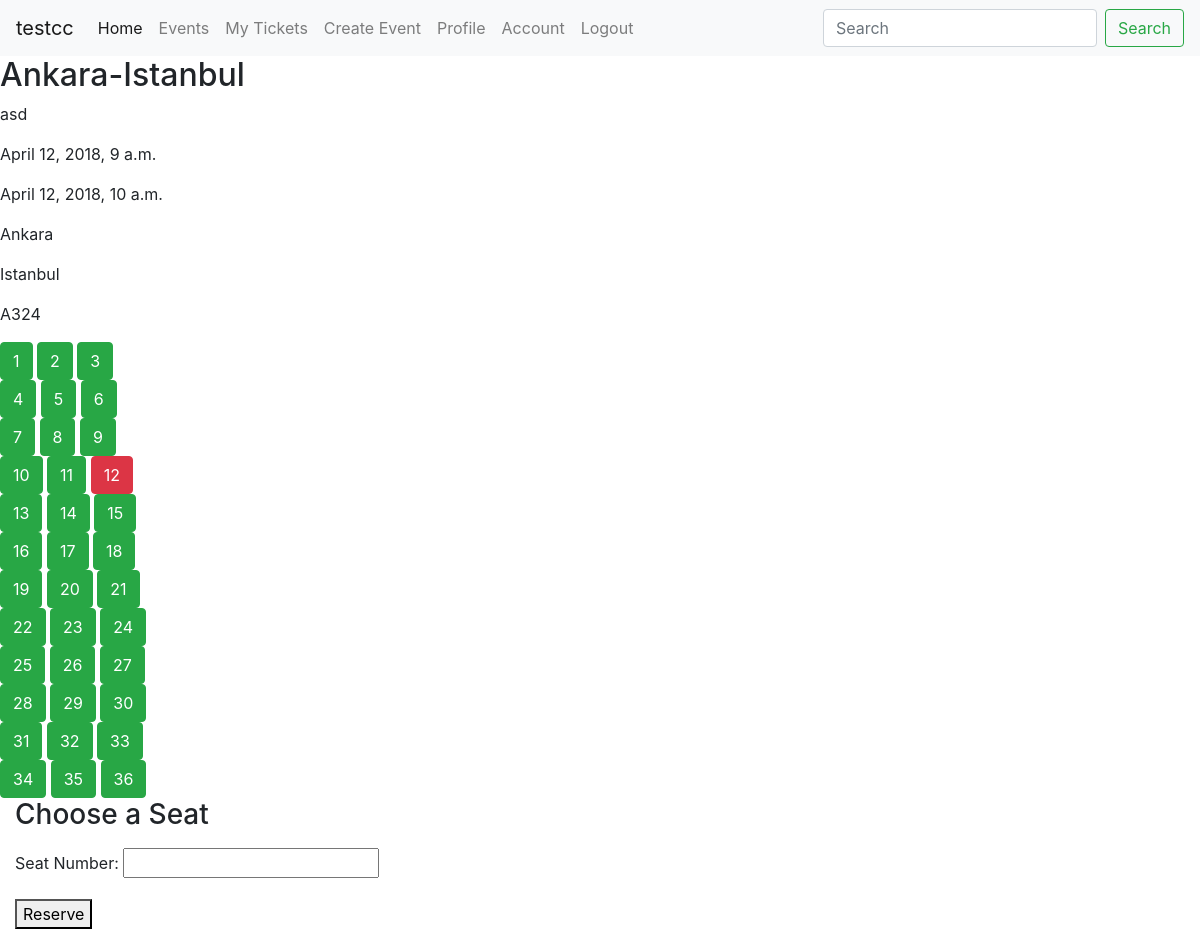
The app's page /plane/event/10/reserve/ (signed in) with its own data.
### plane/models.py (models this page shows)
class PlaneEvent(Event):
	location_to = models.CharField(max_length=500, default='')
	flight_number = models.CharField(max_length=50, default='')

class Seat(CoreSeat):
	seating_plan = models.ForeignKey(SeatingPlan, on_delete=models.CASCADE)

### plane/views.py (the view, shortened to what this page needs)
# urls.py: re_path('event/(?P<pk>\d+)/reserve/$', PlaneEventReserveView.as_view(), name='plane_event_reserve'),
@method_decorator(login_required, name='dispatch')
class PlaneEventReserveView(DetailView, FormView):
	model = PlaneEvent
	template_name = "plane/plane_event_reserve.html"
	context_object_name = 'event'
	form_class = ChooseSeatForm
	success_url = "/plane/ticket/all"

### plane/forms.py
class ChooseSeatForm(CoreChooseSeatForm):
	pass

### plane/templates/plane/plane_event_reserve.html
{% extends "core/header.html" %}
{% block content %}
	{% include "plane/snippets/plane_event_view_snippet.html" %}
	{% include "core/snippets/formsnippet.html" with form_title="Choose a Seat" submit_button_name="Reserve" %}
{% endblock %}

### core/templates/core/navbar.html (shortened to what this page needs)
{% block content %}
<nav class="navbar navbar-expand-lg navbar-light bg-light">
    <a class="navbar-brand" href="{% if request.user.is_authenticated %}/plane/profile/{% else %}#{% endif %}">{% if request.user.is_authenticated %} {{ request.user.username }}{% else %} Guest {% endif %}</a>
    <div class="collapse navbar-collapse" id="navbarSupportedContent">
        <ul class="navbar-nav mr-auto">
            <li class="nav-item active">
                <a class="nav-link" href="/{{app_name}}/home/">Home <span class="sr-only">(current)</span></a>
            </li>
            <li class="nav-item">
                <a class="nav-link" href="/{{app_name}}/event/all">Events</a>
            </li>
            {% if request.user.is_authenticated %}
            <li class="nav-item">
                <a class="nav-link" href="/{{app_name}}/ticket/all">My Tickets</a>
            </li>
            {% for group in request.user.groups.all %}
                {% if group.name == 'content_creator' %}
                    <li class="nav-item">
                        <a class="nav-link" href="/{{app_name}}/event/new">Create Event</a>
                    </li>
                {% endif %}
            {% endfor %}
            <li class="nav-item">
                <a class="nav-link" href="/{{app_name}}/profile/">Profile</a>
            </li>
            <li class="nav-item">
                <a class="nav-link" href="/{{app_name}}/account/">Account</a>
            </li>
            <li class="nav-item">
                <a class="nav-link" href="/{{app_name}}/logout/">Logout</a>
            </li>
            {% endif %}
        </ul>
        <form class="form-inline my-2 my-lg-0">
            <input class="form-control mr-sm-2" type="search" placeholder="Search" aria-label="Search">
            <button class="btn btn-outline-success my-2 my-sm-0" type="submit">Search</button>
        </form>
    </div>
</nav>
{% endblock %}

### plane/templates/plane/snippets/plane_event_view_snippet.html
{% block content %}
	<h2>{{ event.name }}</h2>
	<p>{{ event.description }}</p>
	<p>{{ event.start_time }}</p>
	<p>{{ event.end_time }}</p>
	<p>{{ event.location }}</p>
	<p>{{ event.location_to }}</p>
	<p>{{ event.flight_number }}</p>
	{% for seating_plan in event.seatingplan_set.all %}
		{% include "plane/snippets/seating_plan.html" %}
	{% endfor %}
{% endblock %}

### plane/templates/plane/snippets/seating_plan.html
{% block content %}
	{% for seat in seating_plan.seat_set.all %}
		<button type="button" {% if seat.is_empty %} class="btn btn-success" {% else %} class="btn btn-danger" {% endif %}>{{seat.seat_no}} </button>
		{% if forloop.counter|divisibleby:seating_plan.col_no %}
			<br>
		{% endif %}
	{% endfor %}
{% endblock %}

### core/templates/core/header.html (style rules this page uses)
html, body { height:100% }

### records on screen
PlaneEvent: name "Ankara-Istanbul", description "asd", start_time "April 12, 2018, 9 a.m.", end_time "April 12, 2018, 10 a.m.", location "Ankara", location_to "Istanbul", flight_number "A324"
Seat: seat_no "1"
Seat: seat_no "2"
Seat: seat_no "3"
Seat: seat_no "4"
Seat: seat_no "5"
Seat: seat_no "6"
Seat: seat_no "7"
Seat: seat_no "8"
Seat: seat_no "9"
Seat: seat_no "10"
Seat: seat_no "11"
Seat: seat_no "12"
Seat: seat_no "13"
Seat: seat_no "14"
Seat: seat_no "15"
Seat: seat_no "16"
Seat: seat_no "17"
Seat: seat_no "18"
Seat: seat_no "19"
Seat: seat_no "20"
Seat: seat_no "21"
Seat: seat_no "22"
Seat: seat_no "23"
Seat: seat_no "24"
Seat: seat_no "25"
Seat: seat_no "26"
Seat: seat_no "27"
Seat: seat_no "28"
Seat: seat_no "29"
Seat: seat_no "30"
Seat: seat_no "31"
Seat: seat_no "32"
Seat: seat_no "33"
Seat: seat_no "34"
Seat: seat_no "35"
Seat: seat_no "36"

### other values on screen
{{ request.user.username }} "testcc"
{{ field.label_tag }} "Seat Number:"
{{ submit_button_name }} "Reserve"
